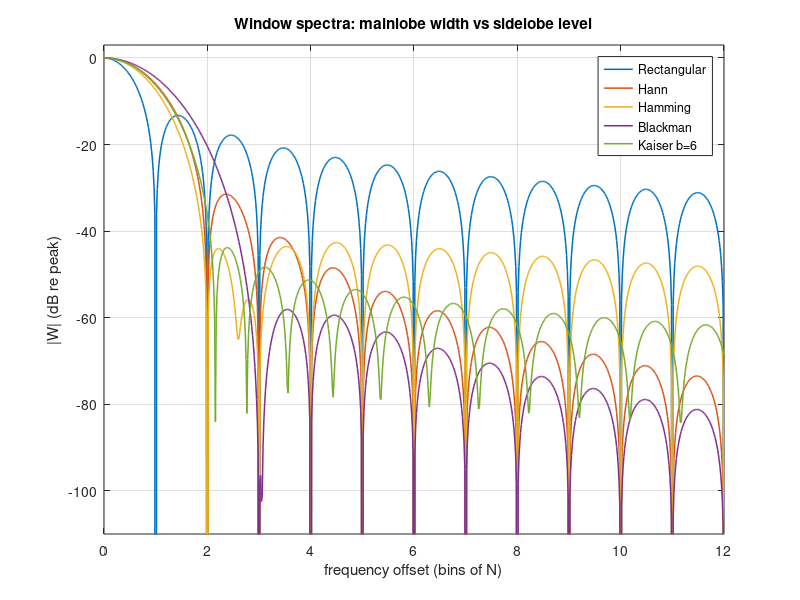
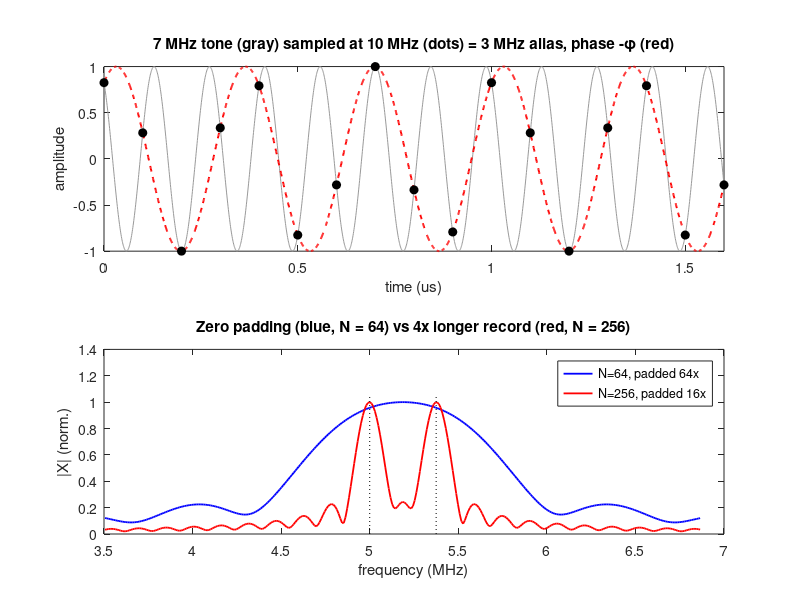

These charts were generated, in order, by the following MATLAB code:
%% m04_fft_1d_basics.m  -- Module 04: frequency axes, aliasing, zero padding, Parseval, windows
% Purpose : build the FFT frequency axis correctly, see aliasing, show that zero padding
%           interpolates but does not resolve (a longer record does), check Parseval, and
%           measure the figures of merit of the classic windows.
% Change  : fs, N, the tone frequencies, the tone separation sepT (in units of 1/T),
%           the window list.
% Expect  : alias of 7 MHz at fs = 10 MHz -> 3.000 MHz; legal bandpass rates: [3.5, 6.5] MHz ->
%           fs >= 13 or 6.5..7.0 MHz, [3, 7] MHz -> only fs >= 14 MHz (band edges at 6.75 MHz
%           land at 3.25 and 0.25 MHz); padded short record shows 1 peak,
%           4x longer record shows 2; Parseval gap ~1e-12; window table
%           rect -13.3 dB / Hann -31.5 dB / Hamming -42.7 dB / Blackman -58.1 dB,
%           roll-off about -6, -18, -6, -18 dB/octave.
% Base MATLAB only; runs in MATLAB R2019b+ and GNU Octave 8.
clear; close all; rng(1);

%% 1. Frequency axis and fftshift
fs = 40;                 % sampling rate (MHz)
N  = 1024;               % record length (samples)
T  = N/fs;               % record duration (us)
df = fs/N;               % bin spacing (MHz)
f_unshift = (0:N-1)*df;                   % bins as returned by fft (0 ... fs)
f_shift   = (-N/2:N/2-1)*df;              % axis after fftshift (-fs/2 ... fs/2)
n  = 0:N-1;
x  = cos(2*pi*5*n/fs + 0.3);              % 5 MHz tone
X  = fftshift(fft(x));
[~, ipk] = max(abs(X(N/2+1:end)));        % positive half only
fprintf('--- frequency axis ---\n');
fprintf('fs = %g MHz, N = %d: bin spacing fs/N = %.2f kHz, T = %.1f us, 1/T = %.2f kHz\n', fs, N, df*1e3, T, 1e3/T);
fprintf('5 MHz tone: peak at %.3f MHz (positive half of the fftshifted axis)\n', f_shift(N/2+ipk));
fprintf('unshifted bin k = N-1 is %.4f MHz = -df (negative frequency)\n', f_unshift(end) - fs);

%% 2. Aliasing: a 7 MHz tone sampled at 10 MHz
fsa = 10; Na = 4096; na = 0:Na-1;
w_hann = 0.5 - 0.5*cos(2*pi*na/Na);               % periodic Hann, written out (no toolbox)
xa = cos(2*pi*7*na/fsa + 0.6) .* w_hann;
Xa = abs(fft(xa)); [~, ka] = max(Xa(1:Na/2+1));
f_alias_formula = abs(7 - fsa*round(7/fsa));
fprintf('\n--- aliasing ---\n');
fprintf('7 MHz at fs = 10 MHz: formula |f0 - fs*round(f0/fs)| = %.3f MHz, FFT peak = %.3f MHz\n', ...
        f_alias_formula, (ka-1)*fsa/Na);

%% 2b. Bandpass sampling: legal rates 2 fH/n <= fs <= 2 fL/(n-1), n = 1..floor(fH/B)
fprintf('\n--- bandpass sampling ---\n');
bands = [3.5 6.5; 3 7];                            % [fL fH] in MHz
for ib = 1:size(bands, 1)
    fL = bands(ib, 1); fH = bands(ib, 2); Bw = fH - fL; nmax = floor(fH/Bw);
    fprintf('band [%.1f, %.1f] MHz, B = %.1f, n_max = %d:', fL, fH, Bw, nmax);
    for nz = 1:nmax
        if nz == 1, fprintf('  n=1: fs >= %.2f', 2*fH);
        else, fprintf('  n=%d: %.2f..%.2f', nz, 2*fH/nz, 2*fL/(nz-1)); end
    end
    fprintf(' MHz\n');
end
fsb = 6.75; fe = [3.5 6.5];                        % band edges sampled at 6.75 MHz (zone n = 2)
fa_e = abs(fe - fsb*round(fe/fsb));
fprintf('fs = %.2f MHz: band edges %.1f / %.1f MHz alias to %.2f / %.2f MHz (zone 2: inverted)\n', fsb, fe, fa_e);

%% 3. Zero padding vs a longer record (complex tones, as IQ data)
f1 = 5.0; sepT = 0.6;                     % tone separation in units of 1/T
Ns = 64; Ts = Ns/fs; f2 = f1 + sepT/Ts;   % 0.6/T apart for the SHORT record
mk = @(Nr) exp(1j*2*pi*f1*(0:Nr-1)/fs) + exp(1j*2*pi*f2*(0:Nr-1)/fs);
countPeaks = @(m) sum( m(2:end-1) > m(1:end-2) & m(2:end-1) >= m(3:end) & m(2:end-1) > 0.5*max(m) );
Npad = 4096;
Xs_pad  = abs(fft(mk(Ns), Npad));         % short record, 64x zero padded
Xl_pad  = abs(fft(mk(4*Ns), Npad));       % 4x longer record, same display grid
fax = (0:Npad-1)*fs/Npad;
sel = fax > f1 - 1.5 & fax < f2 + 1.5;
fprintf('\n--- zero padding vs longer record ---\n');
fprintf('tones %.3f and %.3f MHz (%.2f/T apart for N = %d)\n', f1, f2, sepT, Ns);
fprintf('N = %3d padded to %d: %d peak(s) (bins of %.4f MHz, resolution 1/T = %.3f MHz)\n', Ns, Npad, countPeaks(Xs_pad(sel)), fs/Npad, 1/Ts);
fprintf('N = %3d padded to %d: %d peak(s) (resolution 1/T = %.3f MHz)\n', 4*Ns, Npad, countPeaks(Xl_pad(sel)), 1/(4*Ts));

%% 4. Parseval
xr = randn(1, N);
gap = sum(abs(xr).^2) - sum(abs(fft(xr)).^2)/N;
fprintf('\n--- Parseval ---\nsum|x|^2 - sum|X|^2/N = %.2e\n', gap);

%% 5. Window figures of merit (DFT-even windows, N = 256, 64x zero padding)
Nw = 256; P = 64; L = Nw*P; m = 0:Nw-1; a = 2*pi*m/Nw;
I0 = @(z) sum( bsxfun(@rdivide, bsxfun(@power, z(:)/2, 2*(0:40)), factorial(0:40).^2), 2 ).';  % Bessel I0 series
names = {'Rectangular', 'Hann', 'Hamming', 'Blackman', 'Kaiser b=6'};
W = [ ones(1, Nw);
      0.5 - 0.5*cos(a);
      0.54 - 0.46*cos(a);
      0.42 - 0.5*cos(a) + 0.08*cos(2*a);
      I0(6*sqrt(max(0, 1 - (2*m/Nw - 1).^2))) / I0(6) ];
theoryPSL = [-13.26 -31.47 -42.66 -58.11 NaN];
fprintf('\n--- window table (computed) ---\n');
fprintf('%-12s %8s %8s %8s %8s %6s %6s %8s %10s\n', 'window', 'PSL dB', '-3dB bin', '-6dB bin', 'null bin', 'ENBW', 'CG', 'scal dB', 'roll dB/oct');
figure('Name', 'windows', 'Position', [100 100 760 520]);
cols = lines(5);
for iw = 1:size(W, 1)
    w = W(iw, :);
    S = abs(fft(w, L)); S = S/S(1);
    d = 20*log10(S(1:L/2) + 1e-300);
    k = 2; while ~(d(k) < d(k-1) && d(k) <= d(k+1)), k = k + 1; end     % first null
    psl = max(d(k:end));
    w3 = 2*interp1(d(1:k), (0:k-1)/P, -3.0103);
    w6 = 2*interp1(d(1:k), (0:k-1)/P, -6.0206);
    enbw = Nw*sum(w.^2)/sum(w)^2;
    cg = mean(w);
    scal = -d(P/2 + 1);                                                % tone half a bin off
    env = @(b) max(d(b*P+1:(b+1)*P));                                  % sidelobe peak near bin b
    roll = (env(40) - env(10))/2;                                      % 2 octaves, per octave
    fprintf('%-12s %8.2f %8.3f %8.3f %8.3f %6.3f %6.3f %8.2f %10.1f', names{iw}, psl, w3, w6, (k-1)/P, enbw, cg, scal, roll);
    if ~isnan(theoryPSL(iw)), fprintf('   (theory PSL %.2f)\n', theoryPSL(iw)); else, fprintf('\n'); end
    plot((0:L/2-1)/P, d, 'Color', cols(iw, :), 'LineWidth', 1.1); hold on;
end
hold off; xlim([0 12]); ylim([-110 3]); grid on;
xlabel('frequency offset (bins of N)'); ylabel('|W| (dB re peak)');
title('Window spectra: mainlobe width vs sidelobe level'); legend(names, 'Location', 'northeast');

%% 6. Figure: aliasing and zero padding
figure('Name', 'aliasing and zero padding', 'Position', [100 100 760 600]);
subplot(2, 1, 1);
tc = linspace(0, 1.6, 2000); ts = 0:1/fsa:1.6;
plot(tc, cos(2*pi*7*tc + 0.6), 'Color', [0.6 0.6 0.6]); hold on;
plot(tc, cos(2*pi*3*tc - 0.6), 'r--', 'LineWidth', 1.4);
plot(ts, cos(2*pi*7*ts + 0.6), 'ko', 'MarkerFaceColor', 'k'); hold off;
xlim([0 1.6]); xlabel('time (us)'); ylabel('amplitude');
title('7 MHz tone (gray) sampled at 10 MHz (dots) = 3 MHz alias, phase -\phi (red)');
subplot(2, 1, 2);
plot(fax(sel), Xs_pad(sel)/max(Xs_pad), 'b', 'LineWidth', 1.3); hold on;
plot(fax(sel), Xl_pad(sel)/max(Xl_pad), 'r', 'LineWidth', 1.3);
plot([f1 f1], [0 1.05], 'k:', [f2 f2], [0 1.05], 'k:'); hold off;
xlabel('frequency (MHz)'); ylabel('|X| (norm.)');
title('Zero padding (blue, N = 64) vs 4x longer record (red, N = 256)');
legend('N=64, padded 64x', 'N=256, padded 16x', 'Location', 'northeast');
